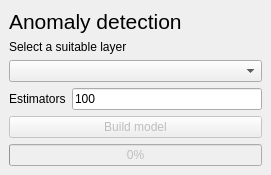
<?xml version="1.0" encoding="UTF-8"?>
<ui version="4.0">
 <class>NamariDockWidgetBase</class>
 <widget class="QDockWidget" name="NamariDockWidgetBase">
  <property name="geometry">
   <rect>
    <x>0</x>
    <y>0</y>
    <width>271</width>
    <height>210</height>
   </rect>
  </property>
  <property name="windowTitle">
   <string>Namari anomaly detector</string>
  </property>
  <widget class="QWidget" name="dockWidgetContents">
   <property name="sizePolicy">
    <sizepolicy hsizetype="Preferred" vsizetype="Fixed">
     <horstretch>0</horstretch>
     <verstretch>0</verstretch>
    </sizepolicy>
   </property>
   <layout class="QGridLayout" name="gridLayout">
    <item row="2" column="1">
     <widget class="QLabel" name="label">
      <property name="sizePolicy">
       <sizepolicy hsizetype="Fixed" vsizetype="Fixed">
        <horstretch>0</horstretch>
        <verstretch>0</verstretch>
       </sizepolicy>
      </property>
      <property name="baseSize">
       <size>
        <width>22</width>
        <height>25</height>
       </size>
      </property>
      <property name="font">
       <font>
        <pointsize>16</pointsize>
       </font>
      </property>
      <property name="focusPolicy">
       <enum>Qt::NoFocus</enum>
      </property>
      <property name="text">
       <string>Anomaly detection</string>
      </property>
      <property name="textFormat">
       <enum>Qt::AutoText</enum>
      </property>
     </widget>
    </item>
    <item row="9" column="1">
     <widget class="QPushButton" name="pushButtonBuildModel">
      <property name="enabled">
       <bool>false</bool>
      </property>
      <property name="text">
       <string>Build model</string>
      </property>
     </widget>
    </item>
    <item row="4" column="1">
     <widget class="QgsMapLayerComboBox" name="mMapLayerComboBox"/>
    </item>
    <item row="3" column="1">
     <widget class="QLabel" name="label_2">
      <property name="sizePolicy">
       <sizepolicy hsizetype="Fixed" vsizetype="Fixed">
        <horstretch>0</horstretch>
        <verstretch>0</verstretch>
       </sizepolicy>
      </property>
      <property name="text">
       <string>&lt;html&gt;&lt;head/&gt;&lt;body&gt;&lt;p&gt;Select a suitable layer&lt;/p&gt;&lt;/body&gt;&lt;/html&gt;</string>
      </property>
      <property name="textFormat">
       <enum>Qt::RichText</enum>
      </property>
     </widget>
    </item>
    <item row="10" column="1">
     <widget class="QProgressBar" name="progressBarModelBuilding">
      <property name="enabled">
       <bool>false</bool>
      </property>
      <property name="value">
       <number>0</number>
      </property>
     </widget>
    </item>
    <item row="5" column="1">
     <layout class="QHBoxLayout" name="horizontalLayout">
      <item>
       <widget class="QLabel" name="label_3">
        <property name="sizePolicy">
         <sizepolicy hsizetype="Fixed" vsizetype="Fixed">
          <horstretch>0</horstretch>
          <verstretch>0</verstretch>
         </sizepolicy>
        </property>
        <property name="text">
         <string>Estimators</string>
        </property>
       </widget>
      </item>
      <item>
       <widget class="QLineEdit" name="lineEditNumEstimators">
        <property name="sizePolicy">
         <sizepolicy hsizetype="Preferred" vsizetype="Fixed">
          <horstretch>0</horstretch>
          <verstretch>0</verstretch>
         </sizepolicy>
        </property>
        <property name="layoutDirection">
         <enum>Qt::RightToLeft</enum>
        </property>
        <property name="inputMask">
         <string>000</string>
        </property>
        <property name="text">
         <string>100</string>
        </property>
       </widget>
      </item>
     </layout>
    </item>
   </layout>
  </widget>
 </widget>
 <customwidgets>
  <customwidget>
   <class>QgsMapLayerComboBox</class>
   <extends>QComboBox</extends>
   <header>qgsmaplayercombobox.h</header>
  </customwidget>
 </customwidgets>
 <resources/>
 <connections/>
</ui>
